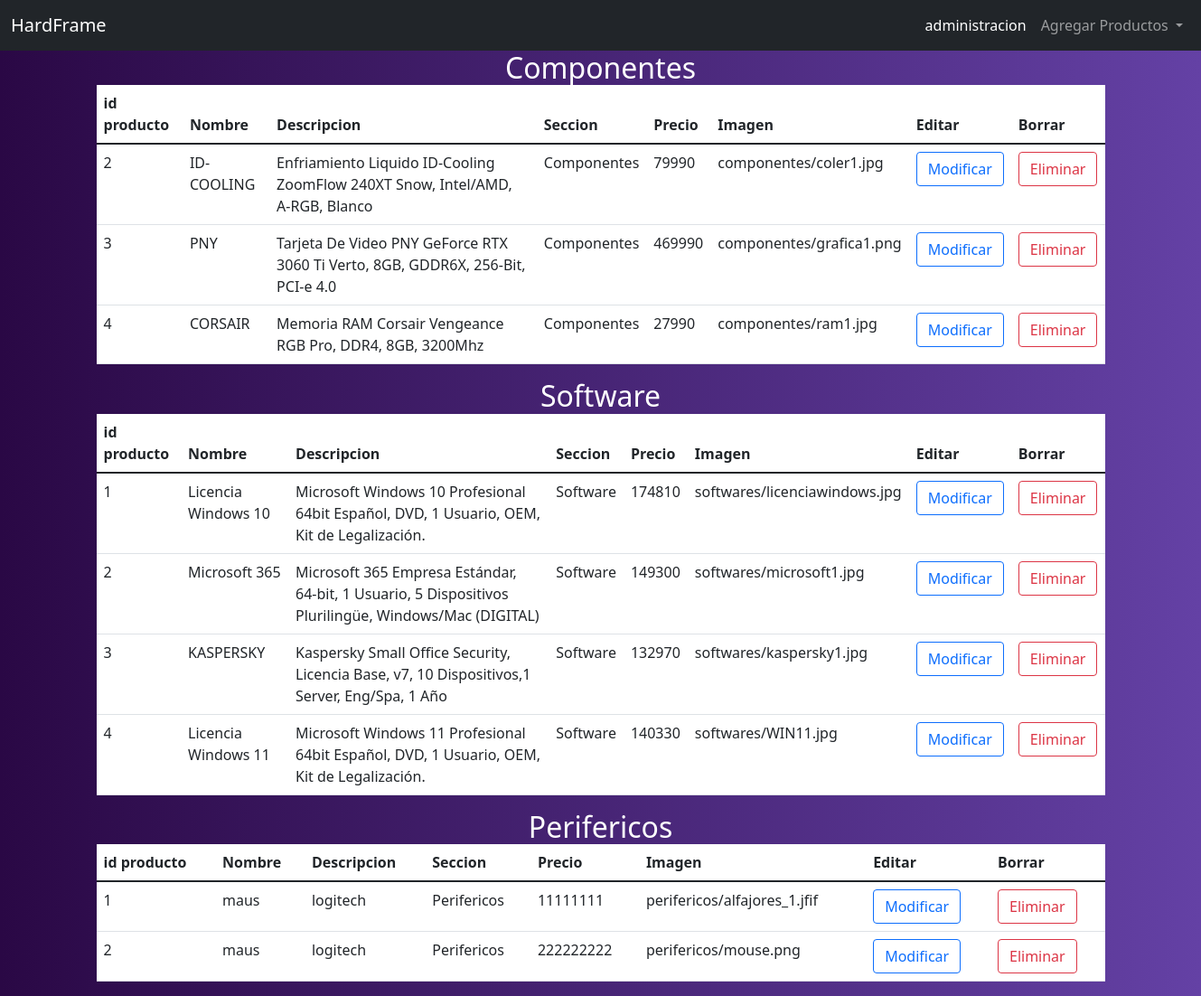
Page /administracion/ on the earlier database version.
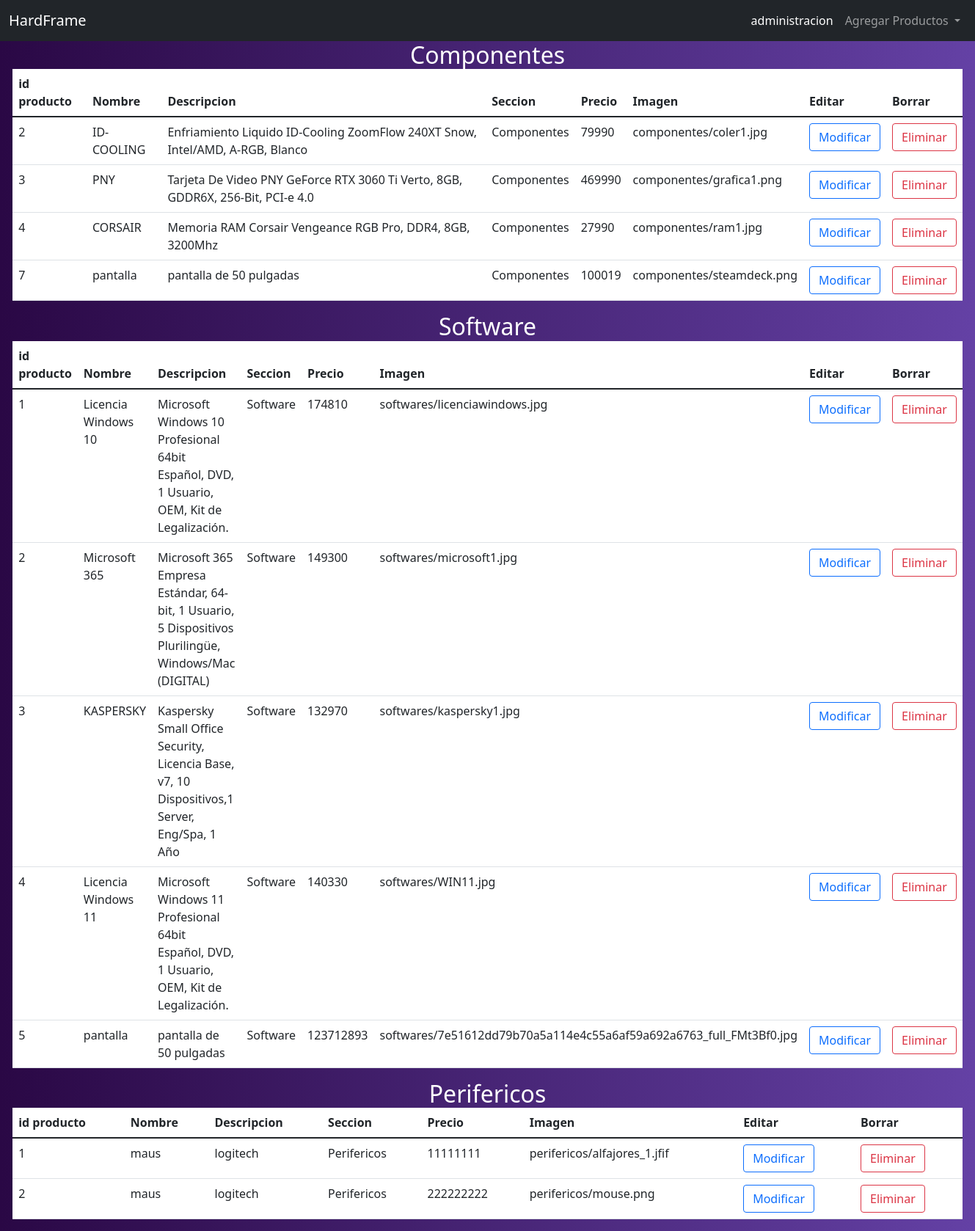
Same page on the later database version.
### HardFrame/models.py (models this page shows, shortened)
class componente(models.Model):
    id_Produc        = models.AutoField(primary_key=True)
    nombre           = models.CharField(max_length=30)
    descripcion      = models.CharField(max_length=100)
    precio           = models.DecimalField(max_digits=10, decimal_places=0)
    imagen           = models.ImageField(upload_to="componentes",null=True)

class software(models.Model):
    id_Produc        = models.AutoField(primary_key=True)
    nombre           = models.CharField(max_length=30)
    descripcion      = models.CharField(max_length=100)
    precio           = models.DecimalField(max_digits=10, decimal_places=0)
    imagen           = models.ImageField(upload_to="softwares",null=True)

class periferico(models.Model):
    id_Produc        = models.AutoField(primary_key=True)
    nombre           = models.CharField(max_length=30)
    descripcion      = models.CharField(max_length=100)
    precio           = models.DecimalField(max_digits=10, decimal_places=0)
    imagen           = models.ImageField(upload_to="perifericos",null=True)

### administracion/views.py (the view)
# urls.py: path('administracion/',administracion,name='administracion'),
def administracion(request):
    componentes = componente.objects.all()
    softwares = software.objects.all()  # Agrega esta línea para obtener todos los registros de la tabla "software"
    perifericos = periferico.objects.all()  # Agrega esta línea para obtener todos los registros de la tabla "periférico"
    context = {'componentes': componentes, 'softwares': softwares, 'perifericos': perifericos}  # Agrega las variables al contexto
    return render(request, 'administracion.html', context)

### administracion/templates/administracion.html (shortened to what the changed rows need)
{% load static %}
<!DOCTYPE html>
<html lang="en">
<head>
    <link href="https://cdn.jsdelivr.net/npm/bootstrap@5.1.3/dist/css/bootstrap.min.css" rel="stylesheet"
>
  <link rel="stylesheet" href="{% static 'css/styleAdmin.css' %}">
</head>
<body>
    <div class="container">
      <h2>Componentes</h2>
      <table class="table">
        <thead>
          <tr>
            <th scope="col">id producto</th>
            <th scope="col">Nombre</th>
            <th scope="col">Descripcion</th>
            <th scope="col">Seccion</th>
            <th scope="col">Precio</th>
            <th scope="col">Imagen</th>
            <th scope="col">Editar</th>
            <th scope="col">Borrar</th>
          </tr>
        </thead>
        <tbody>
          {% for m in componentes %}
          <tr>
            <td>{{ m.id_Produc }}</td>
            <td>{{ m.nombre }}</td>
            <td>{{ m.descripcion }}</td>
            <td>Componentes</td>
            <td>{{ m.precio }}</td>
            <td>{{ m.imagen }}</td>
            <td><butto type="button" class="btn-modificar btn btn-outline-primary"data-pk="{{ m.id_Produc }}">Modificar </button></td>
            <td> <button class="btn-eliminar btn btn-outline-danger" data-pk="{{ m.id_Produc }}">Eliminar</button></td>
            </tr>
          {% endfor %}
        </tbody>
      </table>
      <h2>Software</h2>
      <table class="table">
        <thead>
          <tr>
            <th scope="col">id producto</th>
            <th scope="col">Nombre</th>
            <th scope="col">Descripcion</th>
            <th scope="col">Seccion</th>
            <th scope="col">Precio</th>
            <th scope="col">Imagen</th>
            <th scope="col">Editar</th>
            <th scope="col">Borrar</th>
          </tr>
        </thead>
        <tbody>
          {% for m in softwares %}
          <tr>
            <td>{{ m.id_Produc }}</td>
            <td>{{ m.nombre }}</td>
            <td>{{ m.descripcion }}</td>
            <td>Software</td>
            <td>{{ m.precio }}</td>
            <td>{{ m.imagen }}</td>
            <td><butto type="button" class="btn-modificar-1 btn btn-outline-primary"data-pk="{{ m.id_Produc }}">Modificar </button></td>
            <td> <button class="btn-eliminar-1 btn btn-outline-danger" data-pk="{{ m.id_Produc }}">Eliminar</button></td>
            </tr>
          {% endfor %}
        </tbody>
      </table>
      <h2>Perifericos</h2>
      <table class="table">
        <thead>
          <tr>
            <th scope="col">id producto</th>
            <th scope="col">Nombre</th>
            <th scope="col">Descripcion</th>
            <th scope="col">Seccion</th>
            <th scope="col">Precio</th>
            <th scope="col">Imagen</th>
            <th scope="col">Editar</th>
            <th scope="col">Borrar</th>
          </tr>
        </thead>
        <tbody>
          {% for m in perifericos %}
          <tr>
            <td>{{ m.id_Produc }}</td>
            <td>{{ m.nombre }}</td>
            <td>{{ m.descripcion }}</td>
            <td>Perifericos</td>
            <td>{{ m.precio }}</td>
            <td>{{ m.imagen }}</td>
            <td><butto type="button" class="btn-modificar-2 btn btn-outline-primary"data-pk="{{ m.id_Produc }}">Modificar </button></td>
            <td> <button class="btn-eliminar-2 btn btn-outline-danger" data-pk="{{ m.id_Produc }}">Eliminar</button></td>
            </tr>
          {% endfor %}
        </tbody>
      </table>
  </div>
  </body>
</html>

Differences in the rows shown:
added componente: id_Produc "7", nombre "pantalla", descripcion "pantalla de 50 pulgadas", precio "100019", imagen "componentes/steamdeck.png"
added software: id_Produc "5", nombre "pantalla", descripcion "pantalla de 50 pulgadas", precio "123712893", imagen "softwares/7e51612dd79b70a5a114e4c55a6af59a692a6763_full_FMt3Bf0.jpg"
